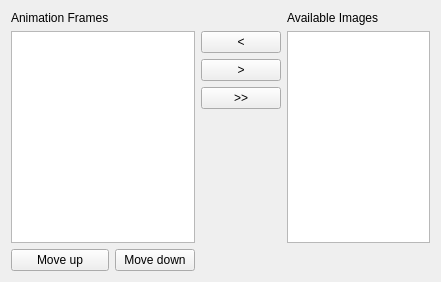
<?xml version="1.0" encoding="UTF-8"?>
<ui version="4.0">
 <class>FrameSelectionWidget</class>
 <widget class="QWidget" name="FrameSelectionWidget">
  <property name="geometry">
   <rect>
    <x>0</x>
    <y>0</y>
    <width>441</width>
    <height>282</height>
   </rect>
  </property>
  <property name="windowTitle">
   <string>Form</string>
  </property>
  <layout class="QGridLayout" name="gridLayout">
   <item row="0" column="0">
    <widget class="QLabel" name="label1">
     <property name="text">
      <string>Animation Frames</string>
     </property>
    </widget>
   </item>
   <item row="0" column="3">
    <widget class="QLabel" name="label2">
     <property name="text">
      <string>Available Images</string>
     </property>
    </widget>
   </item>
   <item row="1" column="0" colspan="2">
    <widget class="QListWidget" name="dstList">
     <property name="enabled">
      <bool>true</bool>
     </property>
    </widget>
   </item>
   <item row="1" column="2">
    <layout class="QVBoxLayout" name="verticalLayout">
     <item>
      <widget class="QPushButton" name="addButton">
       <property name="text">
        <string>&lt;</string>
       </property>
      </widget>
     </item>
     <item>
      <widget class="QPushButton" name="removeButton">
       <property name="text">
        <string>&gt;</string>
       </property>
      </widget>
     </item>
     <item>
      <widget class="QPushButton" name="clearButton">
       <property name="text">
        <string>&gt;&gt;</string>
       </property>
      </widget>
     </item>
     <item>
      <spacer name="verticalSpacer">
       <property name="orientation">
        <enum>Qt::Vertical</enum>
       </property>
       <property name="sizeHint" stdset="0">
        <size>
         <width>20</width>
         <height>40</height>
        </size>
       </property>
      </spacer>
     </item>
    </layout>
   </item>
   <item row="1" column="3">
    <widget class="QListWidget" name="srcList"/>
   </item>
   <item row="2" column="0">
    <widget class="QPushButton" name="upButton">
     <property name="text">
      <string>Move up</string>
     </property>
    </widget>
   </item>
   <item row="2" column="1">
    <widget class="QPushButton" name="downButton">
     <property name="text">
      <string>Move down</string>
     </property>
    </widget>
   </item>
  </layout>
 </widget>
 <resources/>
 <connections/>
</ui>
